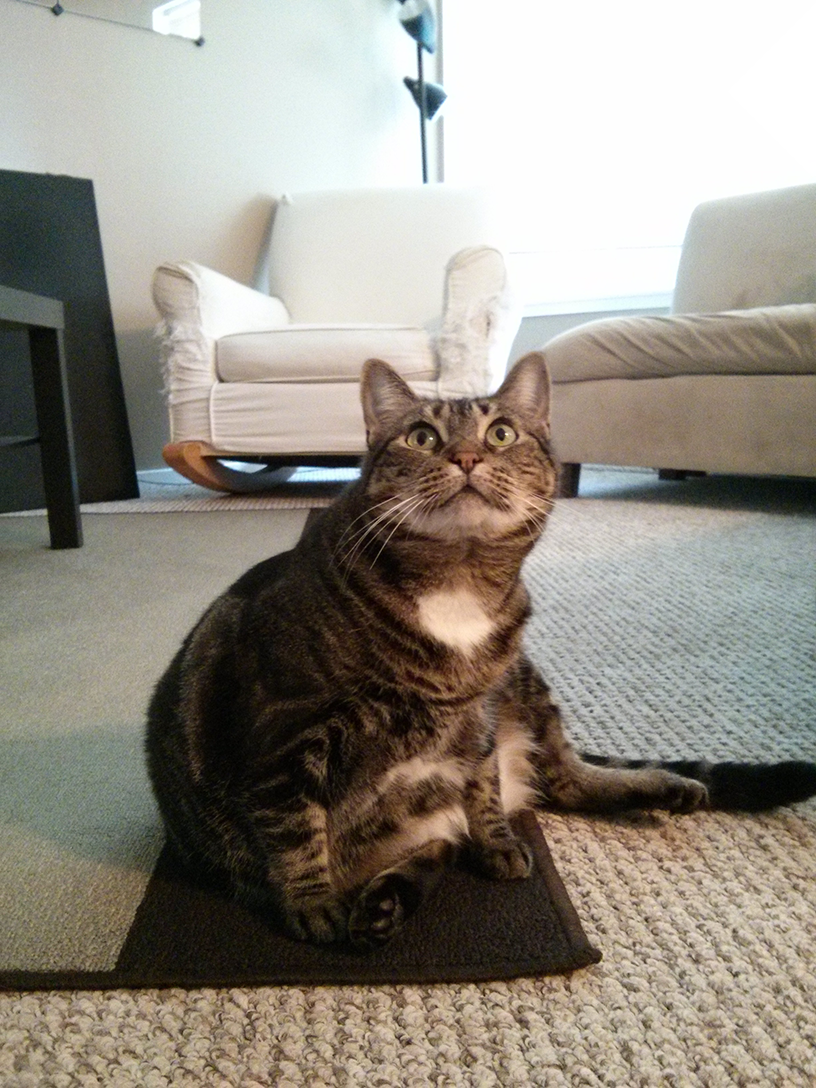
#> input picture zophie.png, 816 x 1088 px
$ python 'opencv显示图像.py'
#> lines starting #> are read from the running program, lines starting #| are printed output that depends on the picture
# -*- coding: utf-8 -*-
"""
Created on Fri Jul 12 23:46:03 2019

@author: ZYS
"""
#opencv显示图像
import numpy as np
import cv2
from matplotlib import pyplot as plt

img = cv2.imread('zophie.png',1)
#> img is the input picture: shape (1088, 816, 3); mean B, G, R 131.1, 141.1, 147
cv2.imshow('image',img)

b, g, r = cv2.split(img)
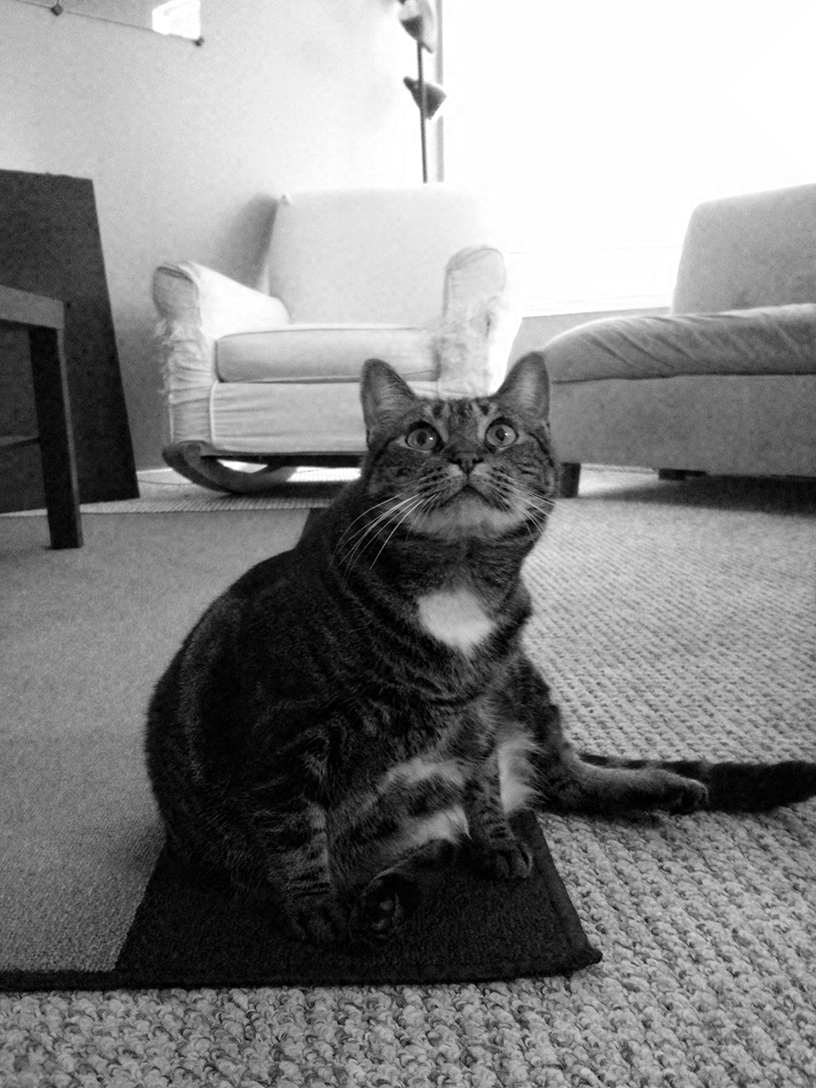
#> b: shape (1088, 816); min 0, max 255, mean 131.1
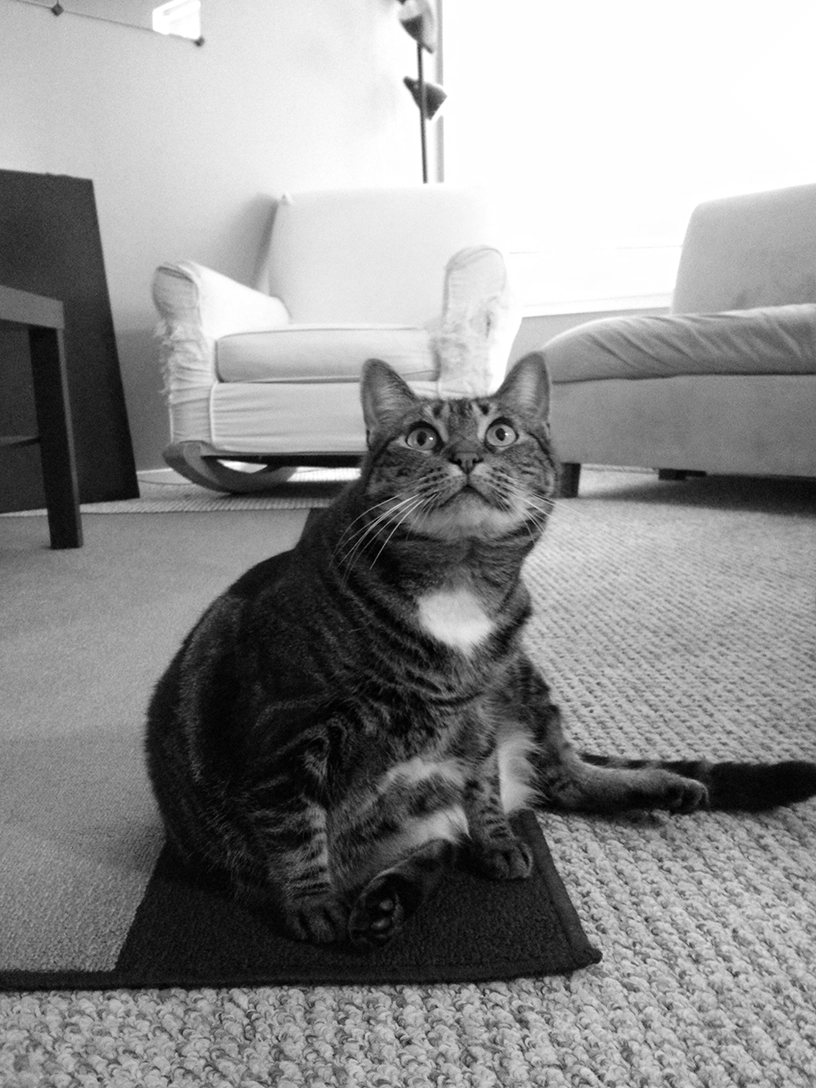
#> g: shape (1088, 816); min 0, max 255, mean 141.1
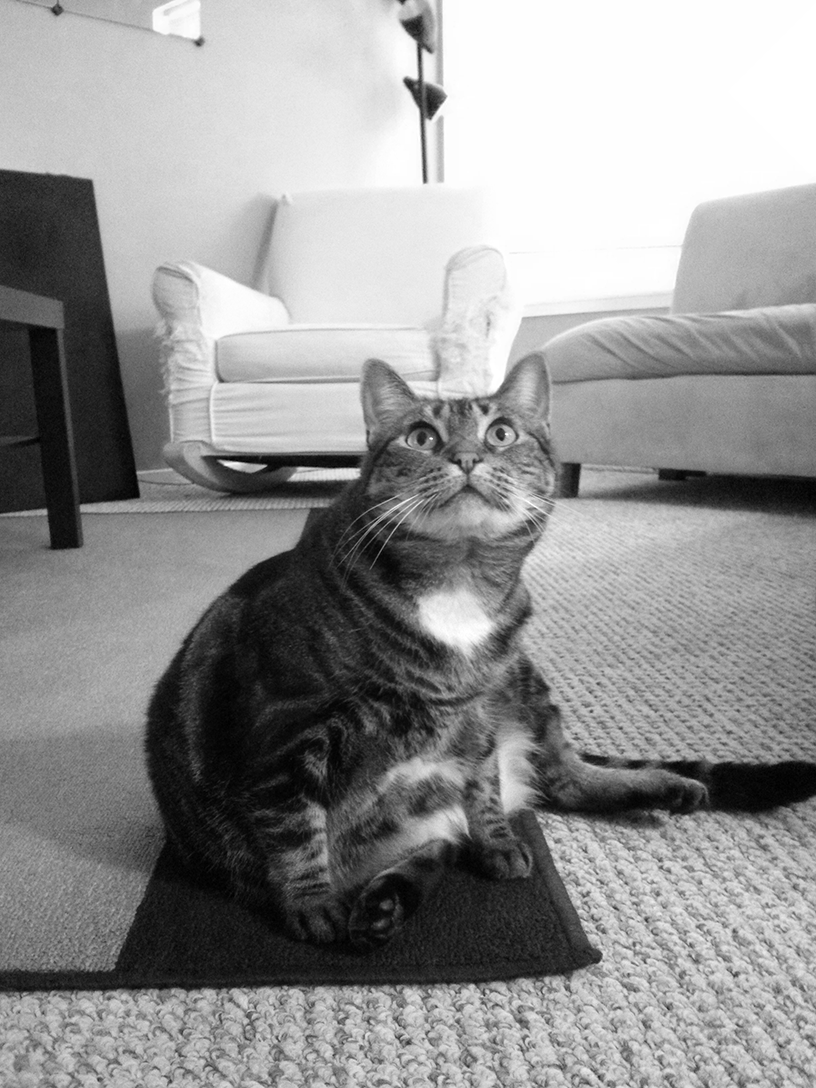
#> r: shape (1088, 816); min 0, max 255, mean 147
img2 = cv2.merge([r,g,b])
plt.imshow(img2)
############################################################
import numpy as np
import cv2
from matplotlib import pyplot as plt
'''
img = cv2.imread('cute.jpg',0)
plt.imshow(img,cmap='gray',interpolation='bicubic')
plt.xticks([],plt.yticks([]))  # to hide tick values on X and Y axis
plt.show()
'''

'''
Color image loaded by OpenCV is in BGR mode.
But Matplotlib displays in RGB mode.
So color images will not be displayed correctly in Matplotlib if image is read with OpenCV.
Please see the exercises for more details.
'''
img = cv2.imread('zophie.png')
b, g, r = cv2.split(img)
img2 = cv2.merge([r,g,b])
# img2 = img[:,:,::-1]    this can be faster
plt.subplot(121);plt.imshow(img)  # expects distorted color
plt.title("扭曲的BGR图")
plt.subplot(122);plt.imshow(img2)  # expects true color
plt.title("真实的RGB图")
plt.show()
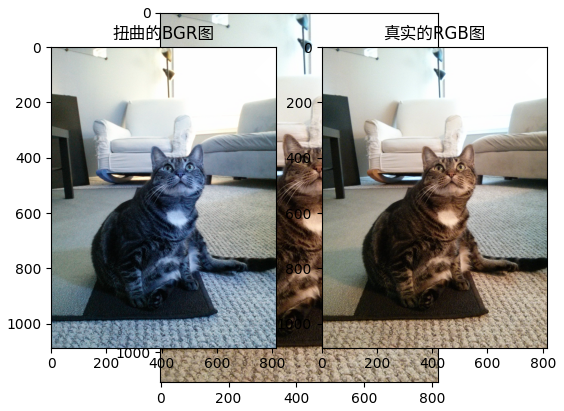
#> figure drawn by matplotlib, 3 panels; B, G, R data is drawn as R, G, B

cv2.imshow('bgr image',img)  # expects true color
cv2.imshow('rgb image',img2)  # expects distrorted color
cv2.waitKey(0)
cv2.destroyAllWindows()

$ run again, with 上下翻转.png copied over zophie.png
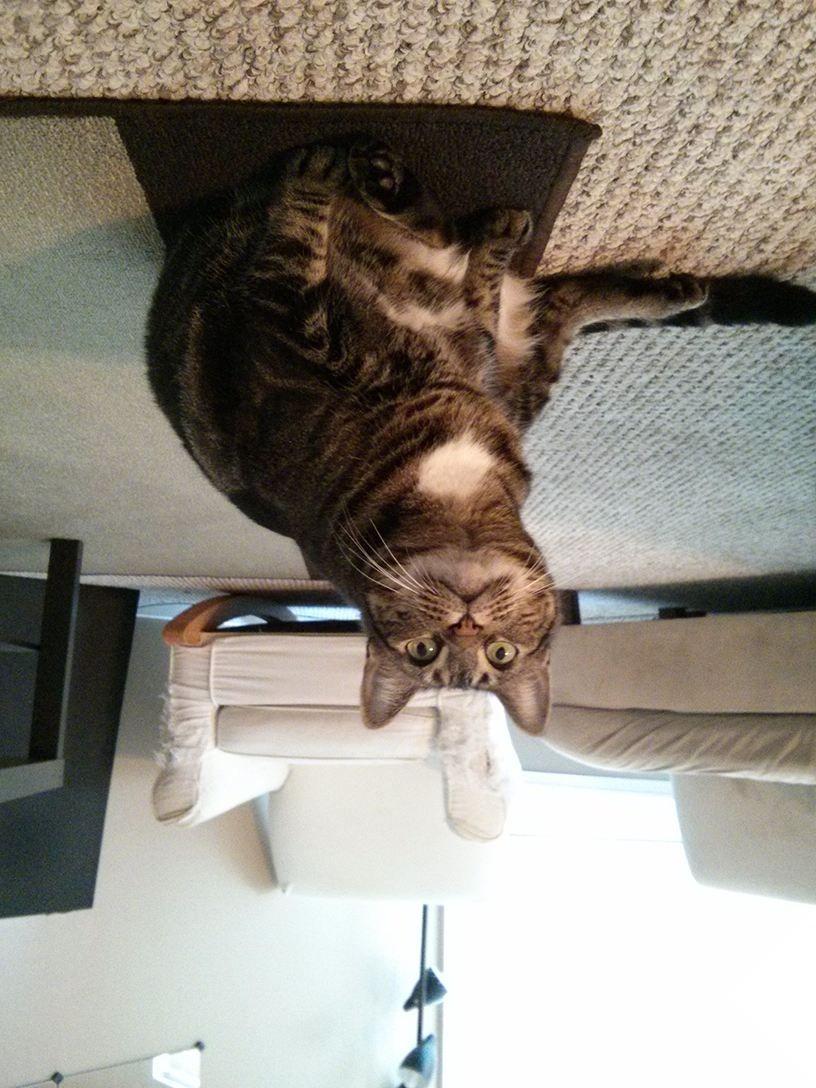
#> input picture 上下翻转.png, 816 x 1088 px
#> img is the input picture: shape (1088, 816, 3); mean B, G, R 131.1, 141.1, 147
#> `b, g, r = cv2.split(img)`:
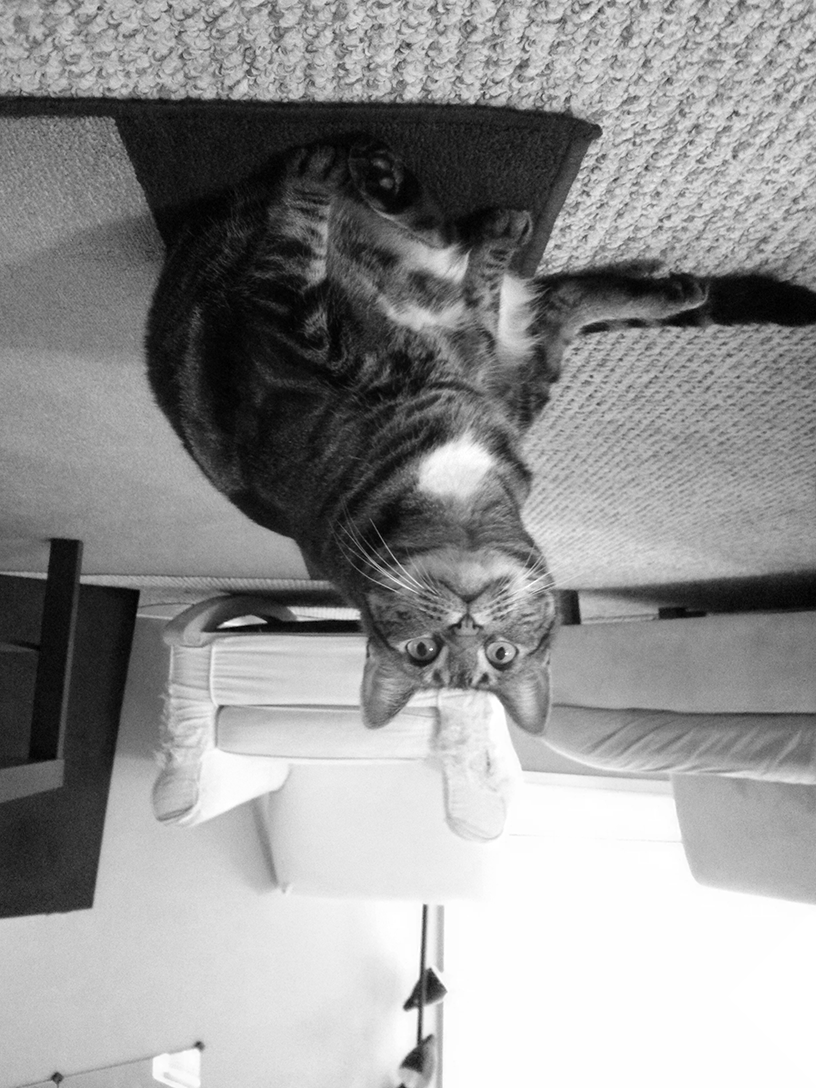
#> r: shape (1088, 816); min 0, max 255, mean 147
#> `plt.show()`:
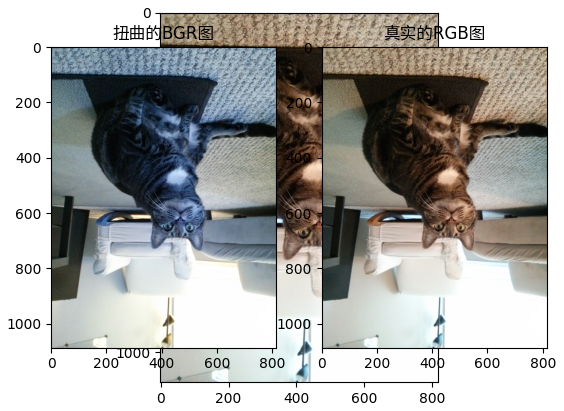
#> figure drawn by matplotlib, 3 panels; B, G, R data is drawn as R, G, B

$ run again, with 水平翻转.png copied over zophie.png
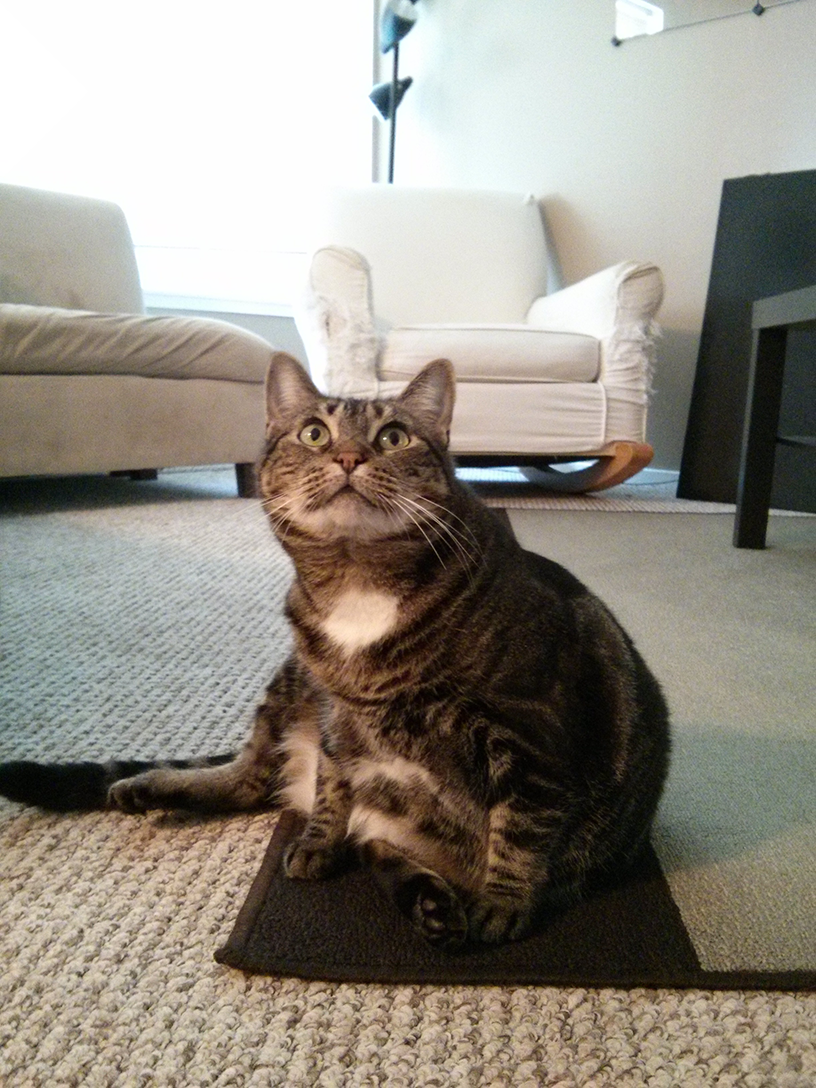
#> input picture 水平翻转.png, 816 x 1088 px
#> img is the input picture: shape (1088, 816, 3); mean B, G, R 131.1, 141.1, 147
#> `b, g, r = cv2.split(img)`:
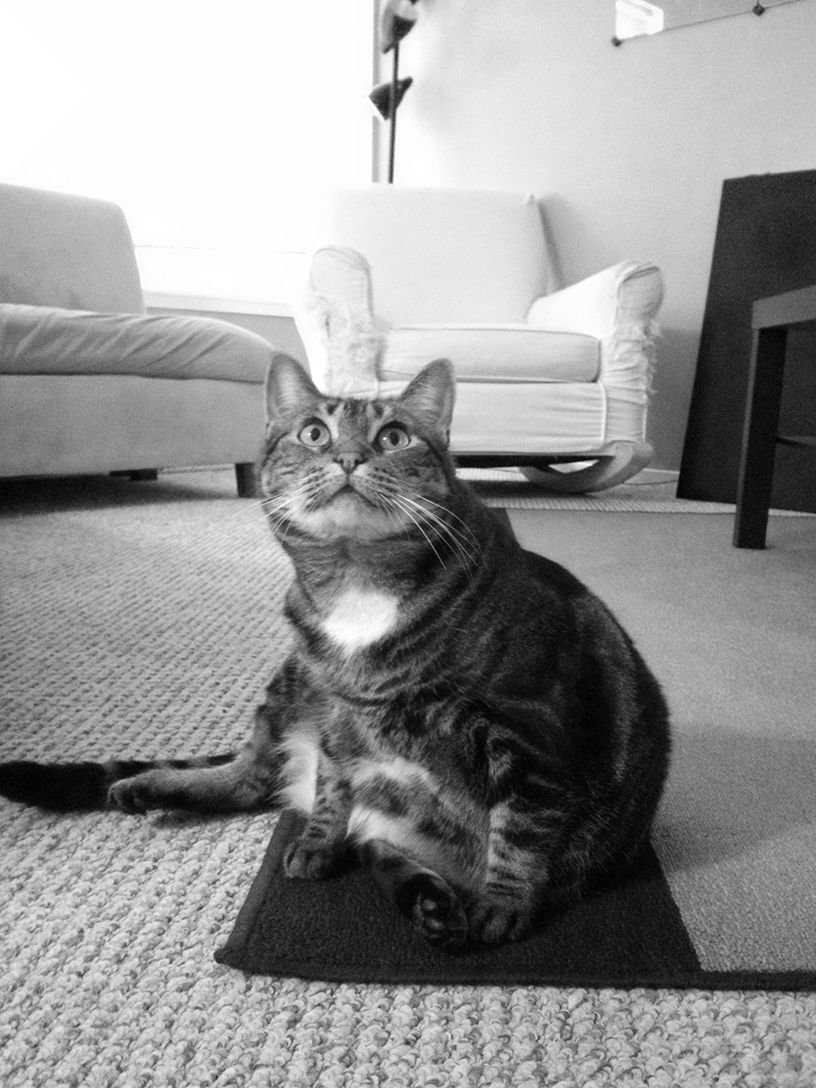
#> r: shape (1088, 816); min 0, max 255, mean 147
#> `plt.show()`:
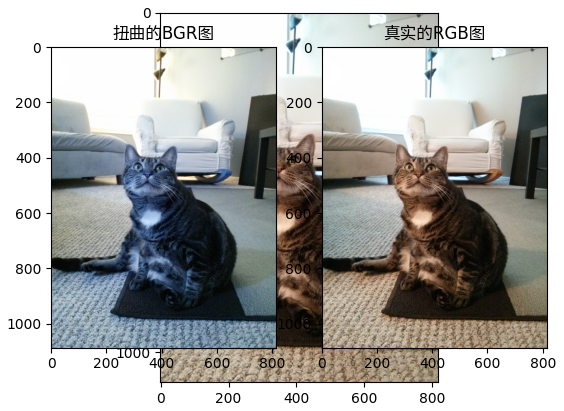
#> figure drawn by matplotlib, 3 panels; B, G, R data is drawn as R, G, B
